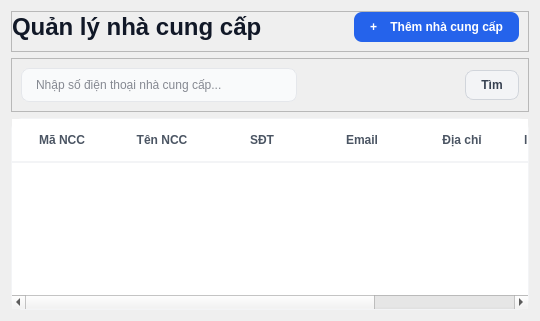
         <widget class="QWidget" name="pageNhaCungCap">
          <property name="styleSheet">
           <string notr="true">/* Tiêu đề trang */
QLabel#lblTitleQuanLyNCC {
    font-size: 24px;
    font-weight: bold;
    color: #111827;
}

/* Nút Thêm nhà cung cấp màu xanh dương */
QPushButton#btnThemNCC {
    background-color: #2563eb;
    color: white;
    font-weight: bold;
    border-radius: 8px;
    padding: 8px 16px;
}

QPushButton#btnThemNCC:hover {
    background-color: #1d4ed8;
}

/* Kiểu dáng bảng sạch sẽ như Figma */
QTableWidget#tblDanhSachNCC {
    background-color: white;
    border: 1px solid #f3f4f6;
    border-radius: 12px;
}

QHeaderView::section {
    background-color: white;
    padding: 12px;
    border: none;
    border-bottom: 2px solid #f3f4f6;
    font-weight: bold;
    color: #4b5563;
    text-align: left;
}

/* 3. KHỐI TÌM KIẾM (frTimKiem) - Thiết kế dạng Card mỏng [cite: 331, 287, 456] */
QFrame#frTimKiem {
    background-color: #ffffff;
    border: 1px solid #e5e7eb;
    border-radius: 12px;
    padding: 5px;
}

/* Ô nhập liệu tìm kiếm [cite: 396-402] */
QLineEdit#txtTimKiemNCC {
    background-color: #f9fafb;
    border: 1px solid #e5e7eb;
    border-radius: 8px;
    padding: 8px 12px;
    color: #111827;
    min-width: 250px;
}

QLineEdit#txtTimKiemNCC:focus {
    border: 2px solid #2563eb;
    background-color: #ffffff;
}

/* Nút Tìm kiếm [cite: 162, 336] */
QPushButton#btnTimKiemNCC {
    background-color: #f3f4f6;
    color: #374151;
    border: 1px solid #d1d5db;
    border-radius: 8px;
    padding: 7px 15px;
    font-weight: 600;
}

QPushButton#btnTimKiemNCC:hover {
    background-color: #e5e7eb;
}</string>
          </property>
          <layout class="QVBoxLayout" name="verticalLayout_16">
           <item>
            <widget class="QFrame" name="frNCC">
             <property name="frameShape">
              <enum>QFrame::StyledPanel</enum>
             </property>
             <property name="frameShadow">
              <enum>QFrame::Raised</enum>
             </property>
             <layout class="QHBoxLayout" name="horizontalLayout_9">
              <property name="leftMargin">
               <number>0</number>
              </property>
              <property name="topMargin">
               <number>0</number>
              </property>
              <item>
               <widget class="QLabel" name="lblTitleQuanLyNCC">
                <property name="text">
                 <string>Quản lý nhà cung cấp</string>
                </property>
               </widget>
              </item>
              <item>
               <spacer name="horizontalSpacer_7">
                <property name="orientation">
                 <enum>Qt::Horizontal</enum>
                </property>
                <property name="sizeHint" stdset="0">
                 <size>
                  <width>86</width>
                  <height>20</height>
                 </size>
                </property>
               </spacer>
              </item>
              <item>
               <widget class="QPushButton" name="btnThemNCC">
                <property name="text">
                 <string>+    Thêm nhà cung cấp</string>
                </property>
               </widget>
              </item>
             </layout>
            </widget>
           </item>
           <item>
            <widget class="QFrame" name="frTimKiem_5">
             <property name="frameShape">
              <enum>QFrame::StyledPanel</enum>
             </property>
             <property name="frameShadow">
              <enum>QFrame::Raised</enum>
             </property>
             <layout class="QHBoxLayout" name="horizontalLayout_16">
              <item>
               <widget class="QLineEdit" name="txtTimKiemNCC">
                <property name="placeholderText">
                 <string>Nhập số điện thoại nhà cung cấp...</string>
                </property>
               </widget>
              </item>
              <item>
               <spacer name="horizontalSpacer_13">
                <property name="orientation">
                 <enum>Qt::Horizontal</enum>
                </property>
                <property name="sizeHint" stdset="0">
                 <size>
                  <width>40</width>
                  <height>20</height>
                 </size>
                </property>
               </spacer>
              </item>
              <item>
               <widget class="QPushButton" name="btnTimKiemNCC">
                <property name="text">
                 <string>Tìm</string>
                </property>
               </widget>
              </item>
             </layout>
            </widget>
           </item>
           <item>
            <widget class="QTableWidget" name="tblDanhSachNCC">
             <property name="alternatingRowColors">
              <bool>true</bool>
             </property>
             <property name="selectionBehavior">
              <enum>QAbstractItemView::SelectRows</enum>
             </property>
             <property name="showGrid">
              <bool>false</bool>
             </property>
             <attribute name="horizontalHeaderStretchLastSection">
              <bool>true</bool>
             </attribute>
             <column>
              <property name="text">
               <string>Mã NCC</string>
              </property>
             </column>
             <column>
              <property name="text">
               <string>Tên NCC</string>
              </property>
             </column>
             <column>
              <property name="text">
               <string>SĐT</string>
              </property>
             </column>
             <column>
              <property name="text">
               <string>Email</string>
              </property>
             </column>
             <column>
              <property name="text">
               <string>Địa chỉ</string>
              </property>
             </column>
             <column>
              <property name="text">
               <string>Số lượng sản phẩm</string>
              </property>
             </column>
             <column>
              <property name="text">
               <string>Thao tác</string>
              </property>
             </column>
            </widget>
           </item>
          </layout>
         </widget>
